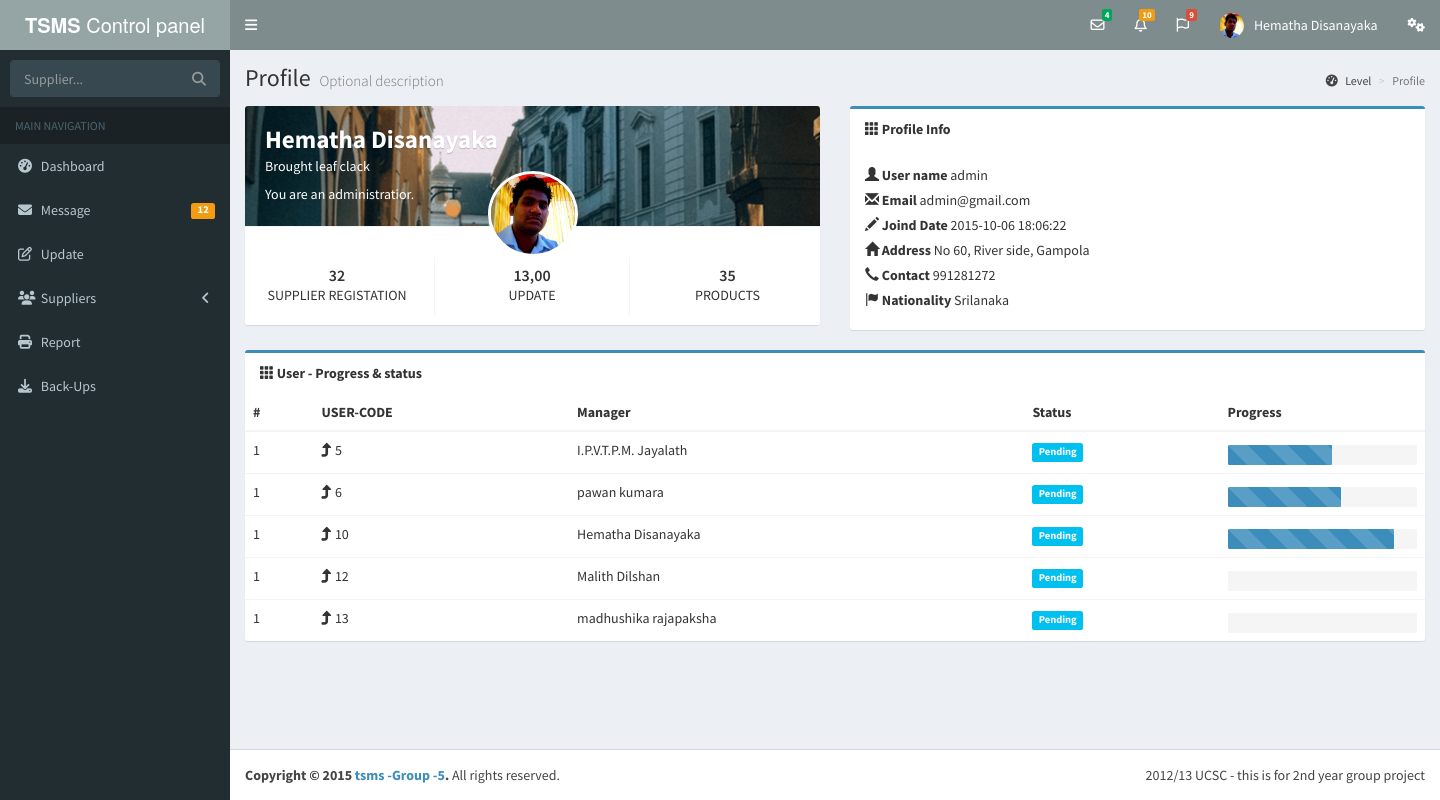
Page /profile.php (signed in) on the committed database.
### tables this page shows
CREATE TABLE IF NOT EXISTS `users` (
  `id` int(11) NOT NULL AUTO_INCREMENT,
  `username` varchar(20) NOT NULL,
  `password` varchar(64) NOT NULL,
  `salt` varchar(32) NOT NULL,
  `email` varchar(25) NOT NULL,
  `name` varchar(50) NOT NULL,
  `nic` varchar(10) NOT NULL,
  `joined` datetime NOT NULL,
  `gender` varchar(10) NOT NULL,
  `phone` int(11) NOT NULL,
  `groups` int(11) NOT NULL,
  `user_approved` text NOT NULL,
  `progressbar` int(3) NOT NULL,
  `image` varchar(30) NOT NULL,
  PRIMARY KEY (`id`),
  UNIQUE KEY `id` (`id`)
);

### classes/Config.php (called while the page is built)
<?php
class Config {
    public static function get($path = null){
        if(isset($path)){
            $config = $GLOBALS['config'];
            $path = explode('/', $path);
            foreach($path as $bit){
                if(isset($config[$bit])){
                    $config = $config[$bit];
                }
            }
            return $config;
        }
        return false;
    }
}

### classes/DB.php (called while the page is built, shortened)
<?php
class DB {
    private static $_instance = null;
    private     $_pdo,
                $_query,
                $_error = false,
                $_results,
                $_count = 0;
    public function __construct(){
        try{
            $this->_pdo = new PDO('mysql:host='.Config::get('mysql/host').';dbname='.Config::get('mysql/db'), Config::get('mysql/username') , Config::get('mysql/password'));
        }catch(PDOException $e){
            die($e->getMessage());
        }
    }
    public static function getInstance(){
        if(!isset(self::$_instance)){
            self::$_instance = new DB();
        }
        return self::$_instance;
    }
    public function query($sql, $params = array()){
        $this->_error = false;
        if($this->_query = $this->_pdo->prepare($sql)){
            $x = 1;
            if(count($params)){
                foreach($params as $param){
                    $this->_query->bindValue($x, $param);
                    $x++;
                }
            }
            if($this->_query->execute()){
                $this->_results = $this->_query->fetchAll(PDO::FETCH_OBJ);
                $this->_count = $this->_query->rowCount();
            }else{
                $this->_error = true;
            }
        }
        return $this;
    }
    private function action($action, $table, $where = array()){
        if(count($where) === 3){
            $operators = array('=', '>', '<', '>=', '<=');
            $field      = $where[0];
            $operator   = $where[1];
            $value      = $where[2];
            if(in_array($operator, $operators)){
                $sql = "{$action} FROM {$table} WHERE {$field} {$operator} ?";
                if(!$this->query($sql, array($value))->error()){
                    return $this;
                }
            }
        }else {
            $sql = "{$action} FROM {$table}";
            if(!$this->query($sql)->error()) {
                return $this;
            }
        }
        return false;
    }
    public function get($table, $where){
        return $this->action('SELECT *', $table, $where);
    }
    public function getAll($table) {
        return $this->action('SELECT *', $table);
    }
    public function error(){
        return $this->_error;
    }
    public function count(){
        return $this->_count;
    }
    public function results(){
        return $this->_results;
    }
    public function first($n = 0){
        return $this->results()[$n];
    }
}

### classes/User.php (called while the page is built, shortened)
<?php
class User {
    private $_db,
            $_data,
            $_sessionName,
            $_cookieName,
            $_loggedIn = false;
    public function __construct($user = null){
        $this->_db = DB::getInstance();
        $this->_sessionName = Config::get('session/session_name');
        if(!$user){
            if(Session::exists($this->_sessionName)){
                $user = Session::get($this->_sessionName);
                if($this->find($user)){
                    $this->_loggedIn = true;
                }else{
                }
            }
        }else{
            $this->find($user);
        }
    }
    public function find($user = null){
        if($user){
            $field = (is_numeric($user)) ? 'id' : 'username';
            $data = $this->_db->get('users', array($field, '=', $user));
            if($data->count()){
                $this->_data = $data->first();
                return true;
            }
        }
        return false;
    }
    public function data(){
        return $this->_data;
    }
    public function isLoggedIn(){
        return $this->_loggedIn;
    }
    public function hasPermission($key){
        $group = $this->_db->get('groups', array('id', '=', $this->data()->groups));
        if($group->count()){
            $permissions = json_decode($group->first()->permissions, true);
            if(isset($permissions[$key])){
                if($permissions[$key] == 1){
                    return true;
                }
            }
        }
        return false;
    }
}

### classes/Session.php (called while the page is built, shortened)
<?php
class Session {
    public static function exists($name){
        return (isset($_SESSION[$name]))? true: false;
    }
    public static function get($name){
        return $_SESSION[$name];
    }
}

### functions/sanitize.php (called while the page is built)
<?php
function escape($string){
    return htmlentities($string, ENT_QUOTES, 'UTF-8');
}

### profile.php (the view, shortened to what this page needs)
<?php
$user = new User();
if($user->isLoggedIn()){
        $data = $user->data();
?>
<?php include 'includes/head.php';?>
 <body class="hold-transition skin-blue sidebar-mini">
    <div class="wrapper">
      <?php include 'top_nav.php';?>
      <?php include 'includes/left_nav.php';?>
      <div class="content-wrapper">
        <section class="content-header">
          <h1>
            Profile
            <small>Optional description</small>
          </h1>
          <ol class="breadcrumb">
            <li><a href="#"><i class="fa fa-dashboard"></i> Level</a></li>
            <li class="active">Profile</li>
          </ol>
        </section>
        <div id="content" class="content">
<div class="page page-profile">
    <div class="row">
        <div class="col-md-6">
              <div class="box box-widget widget-user">
                <div class="widget-user-header bg-black" style="background: url('dist/img/photo1.png') center center;">
                  <h3 class="widget-user-username"><b><?php echo escape($data->name);?></b></h3>
                  <h5 class="widget-user-desc">Brought leaf clack</h5>
                  <?php
   if($user->hasPermission('admin')){
        echo '<p>You are an administratior.</p> </br>';
    }else{
        echo 'you are an standed user';
    }
    ?>
                </div>
                <div class="widget-user-image">
                  <img class="img-circle" src="<?php echo escape($user->data()->image);?>" alt="User Avatar">
                </div>
                <div class="box-footer">
                  <div class="row">
                    <div class="col-sm-4 border-right">
                      <div class="description-block">
                        <h5 class="description-header">32</h5>
                        <span class="description-text">Supplier Registation</span>
                      </div>
                    </div>
                    <div class="col-sm-4 border-right">
                      <div class="description-block">
                        <h5 class="description-header">13,00</h5>
                        <span class="description-text">Update</span>
                      </div>
                    </div>
                    <div class="col-sm-4">
                      <div class="description-block">
                        <h5 class="description-header">35</h5>
                        <span class="description-text">PRODUCTS</span>
                      </div>
                    </div>
                  </div>
                </div>
              </div>
            </div>
        <div class="col-md-6">
            <div class="box box-primary">
                <div class="panel-heading"><strong><span class="glyphicon glyphicon-th"></span> Profile Info</strong></div>
                <div class="panel-body">
                    <div class="media">
                        <div class="media-body">
                            <ul class="list-unstyled list-info">
                                <li>
                                    <span class="icon glyphicon glyphicon-user"></span>
                                    <label>User name</label>
                                    <?php echo escape($user->data()->username);?>
                                </li>
                                <li>
                                    <span class="icon glyphicon glyphicon-envelope"></span>
                                    <label>Email</label>
                                    <?php echo escape($data->email);?>
                                </li>
                                <li>
                                    <span class="icon glyphicon glyphicon-pencil"></span>
                                    <label>Joind Date</label>
                                    <?php echo escape($data->joined);?>
                                </li>
                                <li>
                                    <span class="icon glyphicon glyphicon-home"></span>
                                    <label>Address</label>
                                    No 60, River side, Gampola
                                </li>
                                <li>
                                    <span class="icon glyphicon glyphicon-earphone"></span>
                                    <label>Contact</label>
                                    <?php echo escape($data->phone);?>
                                </li>
                                <li>
                                    <span class="icon glyphicon glyphicon-flag"></span>
                                    <label>Nationality</label>
                                    Srilanaka
                                </li>
                            </ul>
                        </div>
                    </div>
                </div>
            </div>
        </div>
        </div>
<?php
   if($user->hasPermission('admin')){
        ?>
    <div class="box box-primary">
        <div class="panel-heading"><strong><span class="glyphicon glyphicon-th"></span> User - Progress & status</strong></div>
 <?php $view = DB::getInstance()->getall("users");?>
        <table class="table">
            <thead>
                <tr>
                    <th>#</th>
                    <th>USER-CODE</th>
                    <th>Manager</th>
                    <th>Status</th>
                    <th>Progress</th>
                </tr>
            </thead>
            <tbody>
                <?php
                if(!$view->count()){
                    echo 'No user';
                }else{
                    foreach ($view->results() as $name){
                ?>
                <tr>
                    <td>1</td>
                    <td><span class="color-success"><i class="fa fa-level-up"></i></span> <?php echo $name->id;?></td>
                    <td><?php echo $name->name;?></td>
                    <td><span class="label label-info">Pending</span></td>
                    <td>
                      <div class="progress">
                        <div class="progress-bar progress-bar-primary progress-bar-striped" role="progressbar" aria-valuenow="40" aria-valuemin="0" aria-valuemax="100" style="width: <?php echo $name->progressbar;?>%">
                        </div>
                      </div>
                    </td>
                </tr>
                <?php
            }
            }
        }
        ?>
            </tbody>
        </table>
    </div>
</div>
    <?php
}
?>
        </div>
      </div>
      <?php include 'includes/main_footer.php';?>
    </div>
<?php include 'includes/footer.php';?>

### top_nav.php (shortened to what this page needs)
<?php
$user = new User();
?>
<header class="main-header">
        <a href="index2.html" class="logo">
          <span class="logo-lg"><i></i><b>TSMS</b> Control panel</span>
        </a>
        <nav class="navbar navbar-static-top" role="navigation">
          <a href="#" class="sidebar-toggle" data-toggle="offcanvas" role="button">
          </a>
          <div class="navbar-custom-menu">
            <ul class="nav navbar-nav">
              <li class="dropdown messages-menu">
                <a href="#" class="dropdown-toggle" data-toggle="dropdown">
                  <i class="fa fa-envelope-o"></i>
                  <span class="label label-success">4</span>
                </a>
              </li>
              <li class="dropdown notifications-menu">
                <a href="#" class="dropdown-toggle" data-toggle="dropdown">
                  <i class="fa fa-bell-o"></i>
                  <span class="label label-warning">10</span>
                </a>
              </li>
              <li class="dropdown tasks-menu">
                <a href="#" class="dropdown-toggle" data-toggle="dropdown">
                  <i class="fa fa-flag-o"></i>
                  <span class="label label-danger">9</span>
                </a>
              </li>
              <li class="dropdown user user-menu">
                <a href="#" class="dropdown-toggle" data-toggle="dropdown">
                  <img src="<?php echo escape($user->data()->image);?>" class="user-image" alt="User Image">
                  <span class="hidden-xs"><?php echo escape($user->data()->name);?></span>
                </a>
              </li>
              <li>
                <a href="#" data-toggle="control-sidebar"><i class="fa fa-gears"></i></a>
              </li>
            </ul>
          </div>
        </nav>
      </header>

### rows in the picture
users: image (picture), name "Hematha Disanayaka", username "admin", email "admin@gmail.com", joined "2015-10-06 18:06:22", phone "991281272", id "10", progressbar 88 (drawn)
users: id "5", name "I.P.V.T.P.M. Jayalath", progressbar 55 (drawn)
users: id "6", name "pawan kumara", progressbar 60 (drawn)
users: id "12", name "Malith Dilshan"
users: id "13", name "madhushika rajapaksha"
